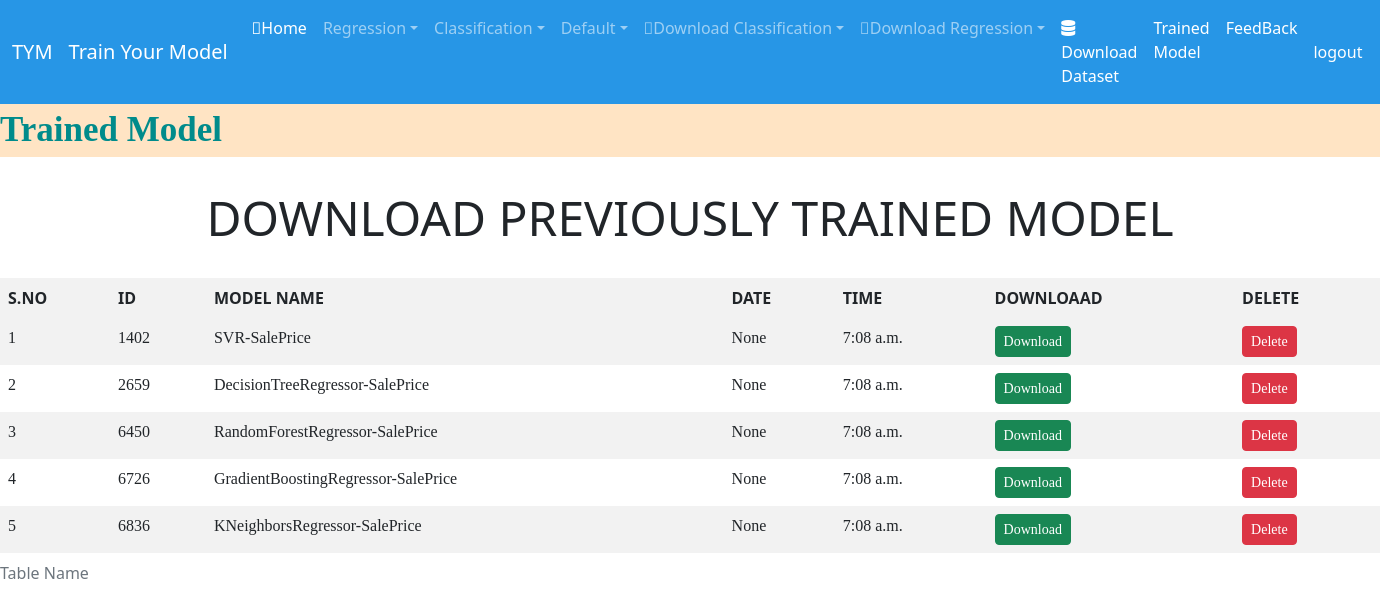
Page /user_trained_model (signed in) on the committed database.
### Train_model/models.py (models this page shows)
class TrainedModel(models.Model):
    uniqueid=models.IntegerField(primary_key=True)
    username=models.CharField(max_length=20)
    location=models.CharField(max_length=200)
    modelname=models.CharField(max_length=40)
    date=models.CharField(max_length=30,null=True)
    time=models.TimeField(max_length=200)

### Train_model/views.py (the view)
# urls.py: path("user_trained_model",user_trained_model,name="user_trained_model"),
def user_trained_model(request):
     data=TrainedModel.objects.filter(username=request.user.username).order_by("-date","-time").values()
     print(f"the username is {request.user.username}")
     print("Printing Trained Model")
     print(data)
     d={'data': data}
     return render(request,"user_trained_model.html",d)

### Train_model/templates/user_trained_model.html (shortened to what this page needs)
{% extends 'layout/base.html' %}
{% load static %}
{% block content %}
<marquee behavior="alternate" style="font-family: 'Monotype Corsiva'; font-size:35px; color:darkcyan; background-color:bisque; font-weight:bold;">
  Trained Model
    </marquee>
<div class="table-responsive">
    <center>
        <h1>Download Previously Trained Model</h1>
    </center>
    <table class="table table-striped table-hover	table-borderless table-primaryalign-middle">
        <thead class="table-dark">
            <caption>Table Name</caption>
            <tr>
                <th>S.no</th>
                <th>Id</th>
                <th>Model Name</th>
                <th>Date</th>
                <th>TIme</th>
                <th>Downloaad</th>
                <th>Delete</th>
            </tr>
        </thead>
        <tbody class=>
            {% for i in data %}
            <tr class="rows">
                <td>{{forloop.counter}}</td>
                <td scope="row ml - 5">{{i.uniqueid}}</td>
                <td scope="row" class="content">{{i.modelname}}</td>
                <td scope="row" class="content">{{i.date}}</td>
                <td scope="row" class="content">{{i.time}}</td>
                <td><a href="{% url 'download_model' i.uniqueid %}" class="btn btn-success btn-sm">Download</a></td>
                <td><a href="{% url 'delete_model' i.uniqueid %}" onclick="return confirm('Are you sure? You Want To Delete')" class="btn btn-danger btn-sm">Delete</a></td>
                {% endfor %}
            </tr>
        </tbody>
    </table>
</div>
    {% endblock %}

### Train_model/templates/user_trained_model.html (style rules this page uses)
.rows { margin-top: 10rem; margin:10rem; font-family: cursive; }
th { font-family: revert; font-size: 1rem; text-transform: uppercase; }
.content { font-family: revert; }
h1 { font-family: unset; font-size: 3rem; text-align: center; margin-bottom: 2rem; margin-top: 2rem; text-transform: uppercase; }

### rows in the picture
TrainedModel: uniqueid "1402", modelname "SVR-SalePrice", date "None", time "7:08 a.m."
TrainedModel: uniqueid "2659", modelname "DecisionTreeRegressor-SalePrice", date "None", time "7:08 a.m."
TrainedModel: uniqueid "6450", modelname "RandomForestRegressor-SalePrice", date "None", time "7:08 a.m."
TrainedModel: uniqueid "6726", modelname "GradientBoostingRegressor-SalePrice", date "None", time "7:08 a.m."
TrainedModel: uniqueid "6836", modelname "KNeighborsRegressor-SalePrice", date "None", time "7:08 a.m."
